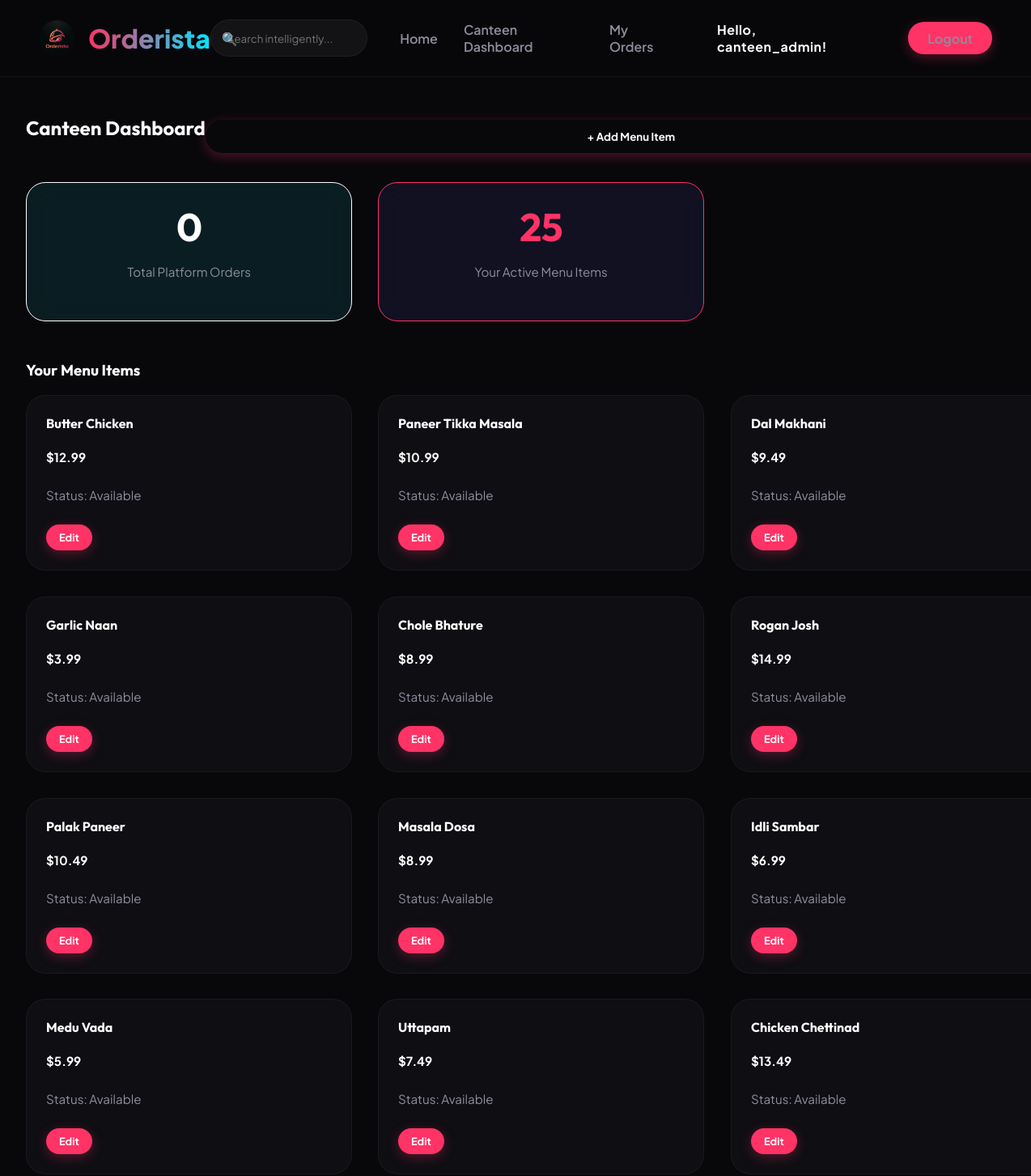
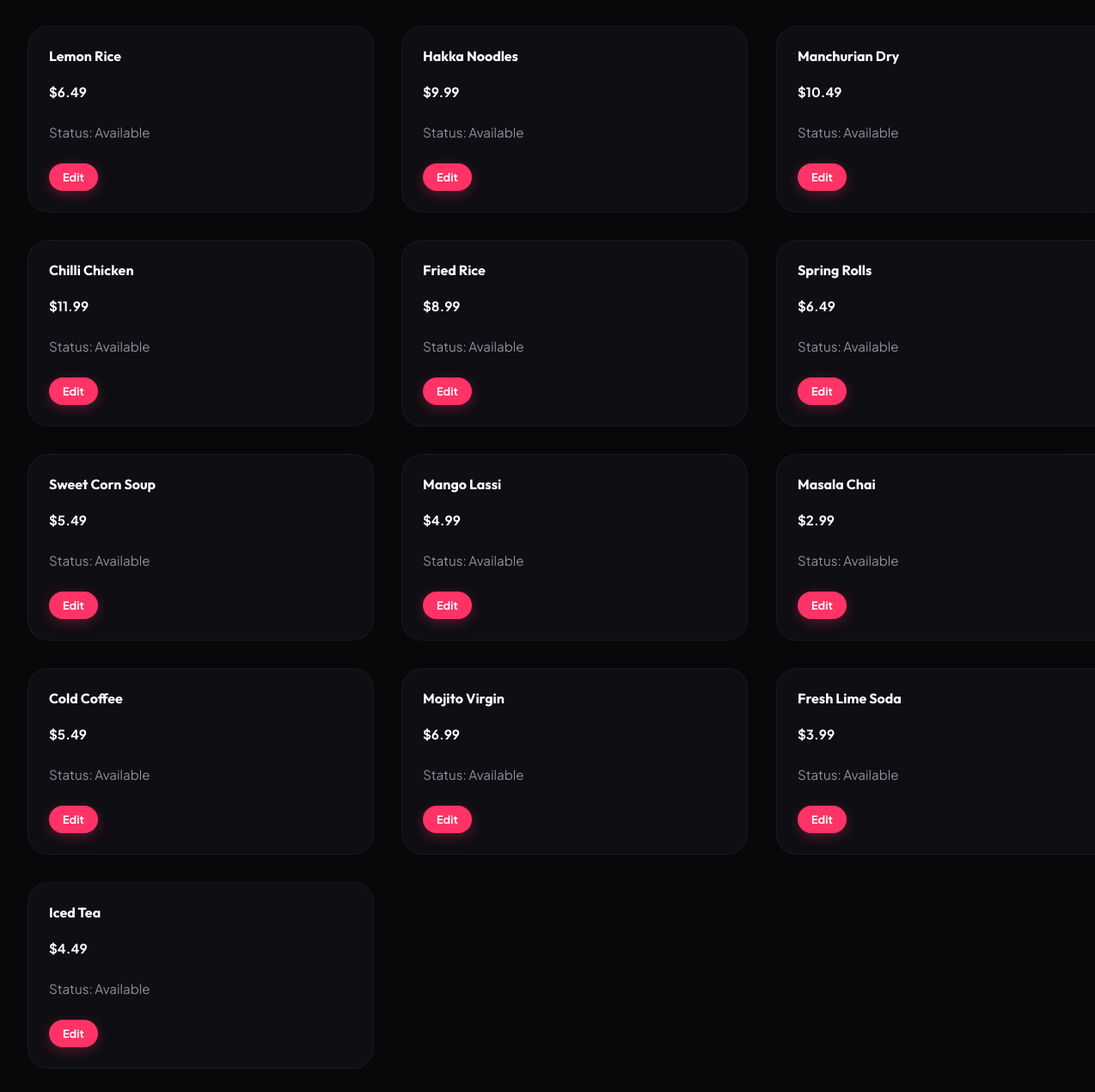
/canteen/ (signed in), run on the app's committed database (2 pictures, top to bottom).
### accounts/models.py (models this page shows)
class CustomUser(AbstractUser):
    IS_ADMIN = 1
    IS_CANTEEN = 2
    IS_USER = 3
    ROLE_CHOICES = (
        (IS_ADMIN, 'Admin'),
        (IS_CANTEEN, 'Canteen'),
        (IS_USER, 'User'),
    )
    role = models.PositiveSmallIntegerField(choices=ROLE_CHOICES, default=IS_USER)

### canteen/models.py (models this page shows, shortened)
class MenuItem(models.Model):
    CUISINE_CHOICES = (
        ('North Indian', 'North Indian'),
        ('South Indian', 'South Indian'),
        ('Chinese', 'Chinese'),
        ('Italian', 'Italian'),
        ('Beverages', 'Beverages'),
    )
    name = models.CharField(max_length=255)
    description = models.TextField(blank=True, null=True)
    price = models.DecimalField(max_digits=10, decimal_places=2)
    image = models.ImageField(upload_to='menu_items/', null=True, blank=True)
    is_available = models.BooleanField(default=True)
    canteen = models.ForeignKey(settings.AUTH_USER_MODEL, on_delete=models.CASCADE, limit_choices_to={'role': 2}) # 2 = IS_CANTEEN
    cuisine = models.CharField(max_length=50, choices=CUISINE_CHOICES, default='North Indian')
    customizable = models.BooleanField(default=True)

### canteen/views.py (the view)
@login_required
def dashboard(request):
    if request.user.role != 2:
        return redirect('home')
    menu_items = MenuItem.objects.filter(canteen=request.user)
    total_orders = Order.objects.count()
    return render(request, 'canteen_dashboard.html', {'menu_items': menu_items, 'total_orders': total_orders})

### asgiref/local.py (called while the page is built)
    def __getattr__(self, key):
        storage_object = self._data.get({})
        try:
            return storage_object[key]
        except KeyError:
            raise AttributeError(f"{self!r} object has no attribute {key!r}")

    def __setattr__(self, key: str, value: Any) -> None:
        if key == "_data":
            return super().__setattr__(key, value)
        storage_object = self._data.get({}).copy()
        storage_object[key] = value
        self._data.set(storage_object)

    def __delattr__(self, key: str) -> None:
        storage_object = self._data.get({}).copy()
        if key in storage_object:
            del storage_object[key]
            self._data.set(storage_object)
        else:
            raise AttributeError(f"{self!r} object has no attribute {key!r}")

    @contextlib.contextmanager
    def _lock_storage(self):
        if self._thread_critical:
            is_async = True
            try:
                asyncio.get_running_loop()
            except RuntimeError:
                is_async = False
            if not is_async:
                yield self._storage
            else:
                if not hasattr(self._storage, "cvar"):
                    self._storage.cvar = _CVar()
                yield self._storage.cvar
        else:
            with self._thread_lock:
                yield self._storage

    def __getattr__(self, key):
        with self._lock_storage() as storage:
            return getattr(storage, key)

    def __setattr__(self, key, value):
        if key in ("_local", "_storage", "_thread_critical", "_thread_lock"):
            return super().__setattr__(key, value)
        with self._lock_storage() as storage:
            setattr(storage, key, value)

    def __delattr__(self, key):
        with self._lock_storage() as storage:
            delattr(storage, key)

### templates/canteen_dashboard.html
{% extends 'base.html' %}
{% block content %}
<div style="display: flex; justify-content: space-between; align-items: center; margin-bottom: 2rem;">
    <h2>Canteen Dashboard</h2>
    <button class="btn" style="background: var(--accent); color: var(--bg-dark);">+ Add Menu Item</button>
</div>
<div class="grid" style="margin-bottom: 3rem;">
    <div class="card" style="text-align: center; background: rgba(34, 211, 238, 0.1); border-color: var(--accent);">
        <h3 style="font-size: 3rem; margin: 0; color: var(--accent);">{{ total_orders }}</h3>
        <p style="color: var(--text-muted);">Total Platform Orders</p>
    </div>
    <div class="card" style="text-align: center; background: rgba(99, 102, 241, 0.1); border-color: var(--primary);">
        <h3 style="font-size: 3rem; margin: 0; color: var(--primary);">{{ menu_items.count }}</h3>
        <p style="color: var(--text-muted);">Your Active Menu Items</p>
    </div>
</div>
<h3>Your Menu Items</h3>
<div class="grid" style="margin-top: 1rem;">
    {% for item in menu_items %}
    <div class="card">
        <h4>{{ item.name }}</h4>
        <p style="color: var(--accent); font-weight: bold;">${{ item.price }}</p>
        <p>Status: {% if item.is_available %}Available{% else %}Hidden{% endif %}</p>
        <button class="btn" style="font-size: 0.8rem; padding: 0.5rem 1rem;">Edit</button>
    </div>
    {% empty %}
    <div style="grid-column: 1 / -1; padding: 2rem; background: var(--bg-dark-elem); border-radius: 1rem; text-align: center;">
        You haven't added any menu items yet.
    </div>
    {% endfor %}
</div>
{% endblock %}

### templates/base.html (shortened to what this page needs)
{% load static %}
<!DOCTYPE html>
<html lang="en">
<head>
    <link rel="stylesheet" href="{% static 'css/style.css' %}">
</head>
<body>
    <nav>
        <a href="/" class="nav-brand-container" style="text-decoration: none;">
            <img src="{% static 'img/logo.png' %}" alt="Logo" class="nav-brand-logo" onerror="this.style.display='none'; this.nextElementSibling.style.display='inline-block'">
            <span class="nav-brand">Orderista</span>
        </a>
        <form onsubmit="event.preventDefault();" class="search-container" style="margin-left: auto; margin-right: 2.5rem;">
            <span class="search-icon">🔍</span>
            <input type="text" id="live-search" name="q" class="search-input" placeholder="Search intelligently..." autocomplete="off">
        </form>
        <div class="nav-links">
            <a href="/">Home</a>
            {% if user.is_authenticated %}
                {% if user.role == 1 %}
                    <a href="/admin-portal">Admin Portal</a>
                {% elif user.role == 2 %}
                    <a href="/canteen">Canteen Dashboard</a>
                {% endif %}
                <a href="{% url 'order_list' %}">My Orders</a>
                <span style="margin-left: 1.5rem; color: var(--text-light); font-weight: 700; letter-spacing: 0.5px;">Hello, {{ user.username }}!</span>
                <a href="{% url 'logout' %}" class="btn" style="margin-left: 1.5rem; padding: 0.6rem 1.5rem;">Logout</a>
            {% else %}
                <a href="{% url 'login' %}" class="btn" style="margin-left: 1.5rem; padding: 0.6rem 1.5rem;">Login</a>
            {% endif %}
        </div>
    </nav>
    <div class="container">
        {% block content %}
        {% endblock %}
    </div>
</body>
</html>

### static/css/style.css (style rules this page uses)
:root { --bg-color: #08080b; --bg-card: rgba(18, 18, 24, 0.7); --primary: #ff3366; --primary-hover: #ff0044; --secondary: #00e5ff; --text-light: #ffffff; --text-muted: #8e8e9e; --border-color: rgba(255,255,255,0.05); --glass-bg: rgba(255,255,255,0.03); }
body { margin: 0; padding: 0; font-family: 'Plus Jakarta Sans', sans-serif; background: var(--bg-color); color: var(--text-light); min-height: 100vh; display: flex; flex-direction: column; }
h1, h2, h3, h4, h5 { font-family: 'Outfit', sans-serif; margin-top: 0; }
nav { padding: 1.5rem 3rem; background: rgba(8, 8, 11, 0.8); backdrop-filter: blur(20px); position: sticky; top: 0; z-index: 100; border-bottom: 1px solid var(--border-color); display: flex; justify-content: space-between; align-items: center; }
.nav-brand-logo { width: 45px; height: 45px; border-radius: 50%; }
.nav-brand-container { display: flex; align-items: center; gap: 1rem; text-decoration: none; }
.nav-brand { font-size: 2rem; font-weight: 900; background: linear-gradient(90deg, var(--primary), var(--secondary), var(--primary)); background-size: 200% auto; color: transparent; -webkit-background-clip: text; background-clip: text; animation: textShimmer 4s linear infinite; }
.nav-links { display: flex; align-items: center; gap: 2rem; }
.nav-links a { color: var(--text-muted); text-decoration: none; font-weight: 600; transition: color 0.3s; }
.container { flex: 1; max-width: 1400px; margin: 0 auto; padding: 3rem 2rem; width: 100%; }
.grid { display: grid; grid-template-columns: repeat(auto-fill, minmax(300px, 1fr)); gap: 2rem; }
.card { background: var(--bg-card); border-radius: 1.5rem; padding: 1.5rem; border: 1px solid var(--border-color); backdrop-filter: blur(15px); will-change: transform; transition: all 0.5s cubic-bezier(0.23, 1, 0.32, 1); transform-style: preserve-3d; perspective: 1000px; position: relative; }
.card h3 { font-size: 1.5rem; margin: 0 0 0.5rem 0; letter-spacing: -0.5px; }
.card p { color: var(--text-muted); font-size: 0.95rem; line-height: 1.5; margin-bottom: 1.5rem; }
.btn { background: var(--primary); color: white; border: none; padding: 0.75rem 1.5rem; border-radius: 99px; font-weight: 700; cursor: pointer; transition: all 0.3s; flex: 1; text-align: center; text-decoration: none; font-family: 'Plus Jakarta Sans'; box-shadow: 0 4px 15px rgba(255, 51, 102, 0.3); }
input[type="text"], input[type="password"] { font-family: inherit; background: rgba(255, 255, 255, 0.05) !important; border: 1px solid var(--border-color) !important; color: var(--text-light) !important; padding: 0.85rem 1.25rem !important; border-radius: 9999px !important; transition: all 0.2s ease !important; width: 100%; box-sizing: border-box; }
.search-container { position: relative; display: flex; align-items: center; }
.search-input { background: rgba(255, 255, 255, 0.05); border: 1px solid var(--border-color); color: var(--text-light); padding: 0.6rem 1rem 0.6rem 2.8rem; border-radius: 99px; width: 140px; transition: all 0.4s cubic-bezier(0.25, 1, 0.5, 1); outline: none; font-family: inherit; }
.search-icon { position: absolute; left: 14px; top: 50%; transform: translateY(-50%); color: var(--text-muted); pointer-events: none; }

### data on the page
CustomUser: username "canteen_admin"
MenuItem: name "Butter Chicken", price "12.99", is_available "Available"
MenuItem: name "Paneer Tikka Masala", price "10.99", is_available "Available"
MenuItem: name "Dal Makhani", price "9.49", is_available "Available"
MenuItem: name "Garlic Naan", price "3.99", is_available "Available"
MenuItem: name "Chole Bhature", price "8.99", is_available "Available"
MenuItem: name "Rogan Josh", price "14.99", is_available "Available"
MenuItem: name "Palak Paneer", price "10.49", is_available "Available"
MenuItem: name "Masala Dosa", price "8.99", is_available "Available"
MenuItem: name "Idli Sambar", price "6.99", is_available "Available"
MenuItem: name "Medu Vada", price "5.99", is_available "Available"
MenuItem: name "Uttapam", price "7.49", is_available "Available"
MenuItem: name "Chicken Chettinad", price "13.49", is_available "Available"
MenuItem: name "Lemon Rice", price "6.49", is_available "Available"
MenuItem: name "Hakka Noodles", price "9.99", is_available "Available"
MenuItem: name "Manchurian Dry", price "10.49", is_available "Available"
MenuItem: name "Chilli Chicken", price "11.99", is_available "Available"
MenuItem: name "Fried Rice", price "8.99", is_available "Available"
MenuItem: name "Spring Rolls", price "6.49", is_available "Available"
MenuItem: name "Sweet Corn Soup", price "5.49", is_available "Available"
MenuItem: name "Mango Lassi", price "4.99", is_available "Available"
MenuItem: name "Masala Chai", price "2.99", is_available "Available"
MenuItem: name "Cold Coffee", price "5.49", is_available "Available"
MenuItem: name "Mojito Virgin", price "6.99", is_available "Available"
MenuItem: name "Fresh Lime Soda", price "3.99", is_available "Available"
MenuItem: name "Iced Tea", price "4.49", is_available "Available"

### other printed values
{{ total_orders }} "0"
{{ menu_items.count }} "25"
